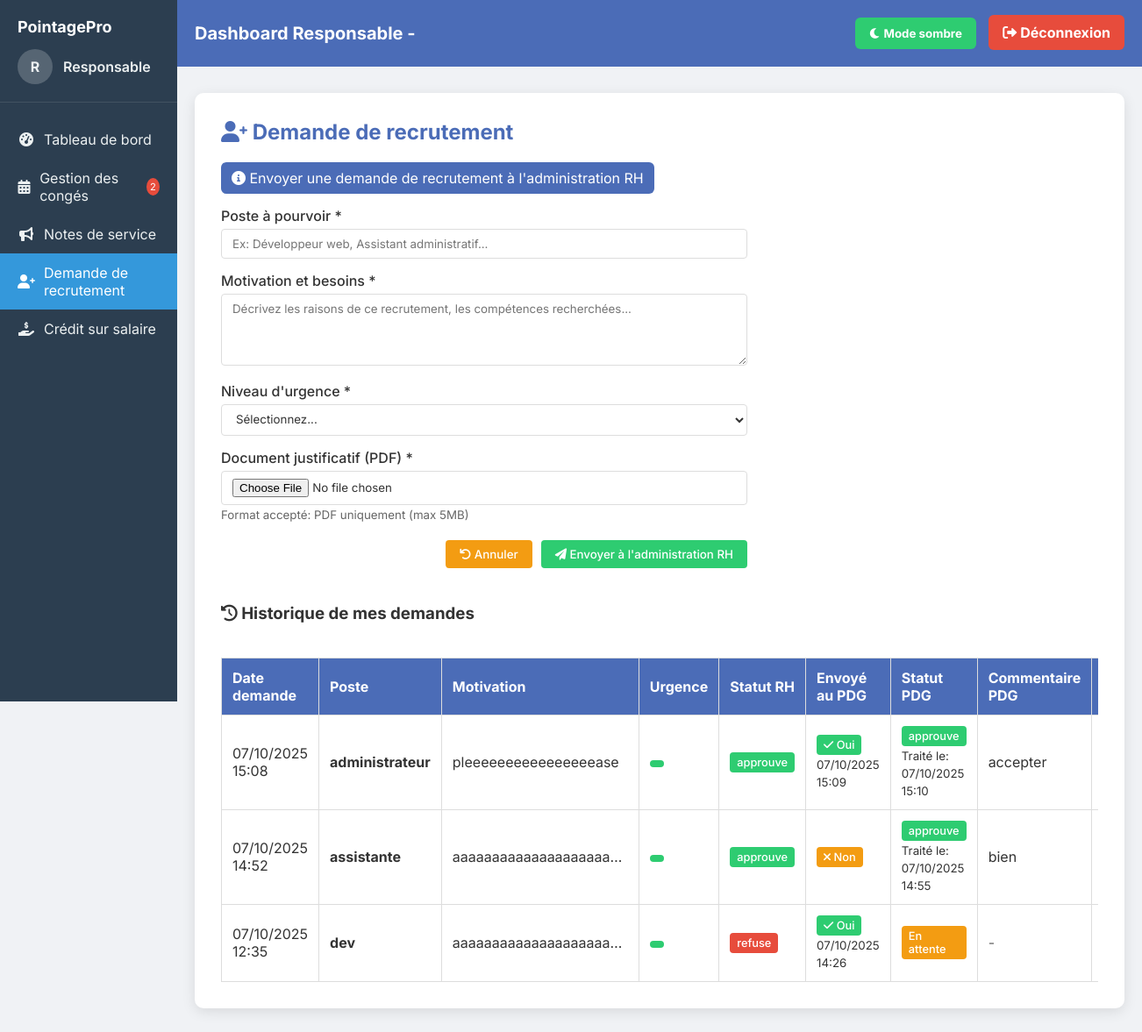
Screenshot of /responsable_dashboard.php?section=recrutement (signed in) with the database file from the repository.
### tables this page shows
CREATE TABLE `demandes_recrutement` (
  `id` int(11) NOT NULL,
  `responsable_id` int(11) DEFAULT NULL,
  `poste` varchar(255) NOT NULL,
  `motivation` text DEFAULT NULL,
  `urgence` enum('normal','eleve','critique') DEFAULT 'normal',
  `fichier_pdf` varchar(255) DEFAULT NULL,
  `date_demande` datetime DEFAULT NULL,
  `statut` enum('en_attente','approuve','refuse') DEFAULT 'en_attente',
  `date_traitement` datetime DEFAULT NULL,
  `traite_par_pdg` int(11) DEFAULT NULL,
  `envoye_au_pdg` tinyint(1) DEFAULT 0,
  `date_envoi_pdg` datetime DEFAULT NULL,
  `commentaire_pdg` text DEFAULT NULL
);

### responsable_dashboard.php (the view, shortened to what this page needs)
<?php
$pdo = new PDO("mysql:host=localhost;dbname=pointage", "root", "");
$matieres_a_afficher = [];
if ($_SESSION['matiere'] === 'Directeur technique') {
    $matieres_a_afficher = ['Directeur technique', 'Responsable production'];
} elseif ($_SESSION['matiere'] === 'Directeur qualité') {
    $matieres_a_afficher = ['Directeur qualité', 'Qualité système', 'Qualité chantier', 'Agent de contrôle qualité'];
} elseif ($_SESSION['matiere'] === 'Directeur achat et appro') {
    $matieres_a_afficher = ['Directeur achat et appro', 'Achat local', 'Ass achat', 'Chauffeur'];
} elseif ($_SESSION['matiere'] === 'Directeur Ressources Humaines') {
    $matieres_a_afficher = ['Directeur Ressources Humaines', 'Agent sécurité', 'Agents de nettoyage', 'Assistant RH'];
} elseif ($_SESSION['matiere'] === 'Directeur de production') {
    $matieres_a_afficher = ['Directeur de production', 'Agent de production'];
} elseif ($_SESSION['matiere'] === 'Directeur de système informatique') {
    $matieres_a_afficher = ['Directeur de système informatique', 'Technicien informatique'];
} else {
    $matieres_a_afficher = [$_SESSION['matiere']];
}
$placeholders = implode(',', array_fill(0, count($matieres_a_afficher), '?'));
$sql_conges = "SELECT c.*, u.name as employe_nom, u.matiere
               FROM conges c
               JOIN users u ON c.user_id = u.id
               WHERE u.matiere IN ($placeholders)
               ORDER BY c.date_demande DESC";
$stmt_conges = $pdo->prepare($sql_conges);
$stmt_conges->execute($matieres_a_afficher);
$conges = $stmt_conges->fetchAll(PDO::FETCH_ASSOC);
$current_section = isset($_GET['section']) ? $_GET['section'] : 'pointage';
$stmt_recrutement = $pdo->prepare("SELECT * FROM demandes_recrutement WHERE responsable_id = ? ORDER BY date_demande DESC");
$stmt_recrutement->execute([$_SESSION['user_id']]);
$demandes_recrutement = $stmt_recrutement->fetchAll();
?>
<!DOCTYPE html>
<html lang="fr">
<head>
    <link rel="stylesheet" href="https://cdnjs.cloudflare.com/ajax/libs/font-awesome/6.0.0-beta3/css/all.min.css">
</head>
<body>
<div class="app-container">
    <div class="sidebar">
        <div class="sidebar-header">
            <h2>PointagePro</h2>
            <div class="user-info">
                <div class="user-avatar"><?= strtoupper(substr($_SESSION['name'], 0, 1)) ?></div>
                <div class="user-details">
                    <div class="user-name"><?= htmlspecialchars($_SESSION['name']) ?></div>
                </div>
            </div>
        </div>
<ul class="sidebar-menu">
    <li>
        <a href="?section=pointage" class="<?= $current_section === 'pointage' ? 'active' : '' ?>">
            <i class="fas fa-tachometer-alt"></i> Tableau de bord
        </a>
    </li>
    <li>
        <a href="?section=conges" class="<?= $current_section === 'conges' ? 'active' : '' ?>">
            <i class="fas fa-calendar-alt"></i> Gestion des congés
            <?php
            $pending_count = 0;
            foreach ($conges as $c) {
                if ($c['statut'] == 'en_attente') {
                    $pending_count++;
                }
            }
            if ($pending_count > 0): ?>
                <span class="pending-count"><?= $pending_count ?></span>
            <?php endif; ?>
        </a>
    </li>
    <li>
        <a href="?section=notes_service" class="<?= $current_section === 'notes_service' ? 'active' : '' ?>">
            <i class="fas fa-bullhorn"></i> Notes de service
        </a>
    </li>
    <li>
        <a href="?section=recrutement" class="<?= $current_section === 'recrutement' ? 'active' : '' ?>">
            <i class="fas fa-user-plus"></i> Demande de recrutement
        </a>
    </li>
    <li>
        <a href="?section=credit_salaire" class="<?= $current_section === 'credit_salaire' ? 'active' : '' ?>">
            <i class="fas fa-hand-holding-usd"></i> Crédit sur salaire
        </a>
    </li>
</ul>
    </div>
    <div class="main-content">
        <div class="header">
            <h1>Dashboard Responsable - <?= htmlspecialchars($_SESSION['matiere']) ?></h1>
            <div>
                <button class="toggle-mode" onclick="toggleDarkMode()">
                    <i class="fas fa-moon"></i> Mode sombre
                </button>
                <a href="logout.php" class="logout">
                    <i class="fas fa-sign-out-alt"></i> Déconnexion
                </a>
            </div>
        </div>
        <div class="dashboard">
            <div id="recrutement" class="section-content <?= $current_section === 'recrutement' ? 'active' : '' ?>">
                <h2><i class="fas fa-user-plus"></i> Demande de recrutement</h2>
                <div class="info-badge">
                    <i class="fas fa-info-circle"></i>
                    Envoyer une demande de recrutement à l'administration RH
                </div>
                <form method="POST" enctype="multipart/form-data" style="max-width: 600px;">
                    <div class="form-group">
                        <label for="poste">Poste à pourvoir *</label>
                        <input type="text" id="poste" name="poste" class="form-control" required
                               placeholder="Ex: Développeur web, Assistant administratif...">
                    </div>
                    <div class="form-group">
                        <label for="motivation">Motivation et besoins *</label>
                        <textarea id="motivation" name="motivation" class="form-control" rows="4" required
                                  placeholder="Décrivez les raisons de ce recrutement, les compétences recherchées..."></textarea>
                    </div>
                    <div class="form-group">
                        <label for="urgence">Niveau d'urgence *</label>
                        <select id="urgence" name="urgence" class="form-control" required>
                            <option value="">Sélectionnez...</option>
                        </select>
                    </div>
                    <div class="form-group">
                        <label for="fichier_pdf">Document justificatif (PDF) *</label>
                        <input type="file" id="fichier_pdf" name="fichier_pdf" class="form-control"
                               accept=".pdf" required>
                        <small style="color: #666;">Format accepté: PDF uniquement (max 5MB)</small>
                    </div>
                    <div class="form-actions">
                        <button type="reset" class="btn btn-warning">
                            <i class="fas fa-undo"></i> Annuler
                        </button>
                        <button type="submit" class="btn btn-success">
                            <i class="fas fa-paper-plane"></i> Envoyer à l'administration RH
                        </button>
                    </div>
                </form>
                <div style="margin-top: 40px;">
                    <h3><i class="fas fa-history"></i> Historique de mes demandes</h3>
                    <div class="table-responsive">
                        <table style="width: 100%; margin-top: 20px;">
                            <thead>
                                <tr>
                                    <th>Date demande</th>
                                    <th>Poste</th>
                                    <th>Motivation</th>
                                    <th>Urgence</th>
                                    <th>Statut RH</th>
                                    <th>Envoyé au PDG</th>
                                    <th>Statut PDG</th>
                                    <th>Commentaire PDG</th>
                                    <th>Actions</th>
                                </tr>
                            </thead>
                            <tbody>
                                <?php foreach ($demandes_recrutement as $demande):
                                    $statut_class = '';
                                    if ($demande['statut'] == 'approuve') $statut_class = 'status-present';
                                    elseif ($demande['statut'] == 'refuse') $statut_class = 'status-absent';
                                    else $statut_class = 'status-waiting';
                                    $urgence_class = '';
                                    if ($demande['urgence'] == 'critique') $urgence_class = 'status-absent';
                                    elseif ($demande['urgence'] == 'eleve') $urgence_class = 'status-waiting';
                                    else $urgence_class = 'status-present';
                                ?>
                                    <tr>
                                        <td><?= date('d/m/Y H:i', strtotime($demande['date_demande'])) ?></td>
                                        <td><strong><?= htmlspecialchars($demande['poste']) ?></strong></td>
                                        <td title="<?= htmlspecialchars($demande['motivation']) ?>">
                                            <div style="max-width: 200px; white-space: nowrap; overflow: hidden; text-overflow: ellipsis;">
                                                <?= strlen($demande['motivation']) > 50 ? substr($demande['motivation'], 0, 50) . '...' : htmlspecialchars($demande['motivation']) ?>
                                            </div>
                                        </td>
                                        <td>
                                            <span class="status-indicator <?= $urgence_class ?>">
                                            </span>
                                        </td>
                                        <td>
                                            <span class="status-indicator <?= $statut_class ?>">
                                                <?= htmlspecialchars($demande['statut']) ?>
                                            </span>
                                        </td>
                                        <td>
                                            <?php if ($demande['envoye_au_pdg']): ?>
                                                <span class="status-indicator status-present">
                                                    <i class="fas fa-check"></i> Oui
                                                </span>
                                                <br>
                                                <small><?= date('d/m/Y H:i', strtotime($demande['date_envoi_pdg'])) ?></small>
                                            <?php else: ?>
                                                <span class="status-indicator status-waiting">
                                                    <i class="fas fa-times"></i> Non
                                                </span>
                                            <?php endif; ?>
                                        </td>
                                        <td>
                                            <?php if ($demande['traite_par_pdg']): ?>
                                                <span class="status-indicator <?= $demande['statut'] == 'approuve' ? 'status-present' : 'status-absent' ?>">
                                                    <?= htmlspecialchars($demande['statut']) ?>
                                                </span>
                                                <br>
                                                <small>Traité le: <?= date('d/m/Y H:i', strtotime($demande['date_traitement'])) ?></small>
                                            <?php else: ?>
                                                <span class="status-indicator status-waiting">
                                                    En attente
                                                </span>
                                            <?php endif; ?>
                                        </td>
                                        <td title="<?= htmlspecialchars($demande['commentaire_pdg']) ?>">
                                            <?php if ($demande['commentaire_pdg']): ?>
                                                <div style="max-width: 200px; white-space: nowrap; overflow: hidden; text-overflow: ellipsis;">
                                                    <?= htmlspecialchars($demande['commentaire_pdg']) ?>
                                                </div>
                                            <?php else: ?>
                                                <span style="color: #666;">-</span>
                                            <?php endif; ?>
                                        </td>
                                        <td>
                                        </td>
                                    </tr>
                                <?php endforeach; ?>
                            </tbody>
                        </table>
                    </div>
                </div>
            </div>
        </div>
    </div>
</div>
</body>
</html>

### rows the page displays
demandes_recrutement: date_demande "07/10/2025 15:08", poste "administrateur", motivation "pleeeeeeeeeeeeeeeease", statut "approuve", date_envoi_pdg "07/10/2025 15:09", date_traitement "07/10/2025 15:10", commentaire_pdg "accepter"
demandes_recrutement: date_demande "07/10/2025 14:52", poste "assistante", motivation "aaaaaaaaaaaaaaaaaaaa…", statut "approuve", envoye_au_pdg 0 (drawn), date_traitement "07/10/2025 14:55", commentaire_pdg "bien"
demandes_recrutement: date_demande "07/10/2025 12:35", poste "dev", motivation "aaaaaaaaaaaaaaaaaaaa…", statut "refuse", date_envoi_pdg "07/10/2025 14:26", shows "En attente"

### other values shown
substr($_SESSION['name'], 0, 1) "R"
$_SESSION['name'] "Responsable"
$pending_count "2"
